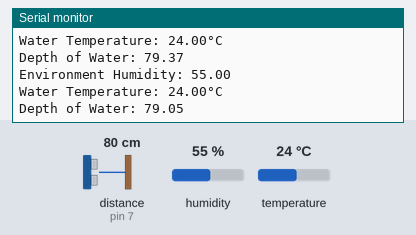
This sketch was run on a simulated Arduino Uno, built with avr-gcc and run on an emulated ATmega328P. Parts: the last lines printed to the serial monitor. Wiring (inferred from the names in the program): ultrasonic range finder: trigger pin 10; echo pin 7. The inputs (shaded band) are chosen by the test bench; at power-on: distance to the obstacle (sensor on pin 7) 80 cm, humidity 55 %, temperature 24 °C. The echo pulse lasts 58.3 µs per cm.

Above: at 6.8 s.
6.9 s: distance to the obstacle (sensor on pin 7) set to 2 cm
At 10.5 s:
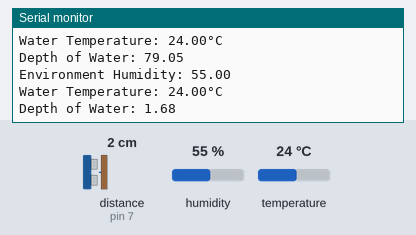
11.4 s: humidity set to 22 %
At 13.0 s:
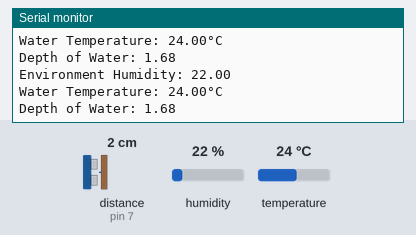
15.9 s: temperature set to 12 °C
At 19.3 s:
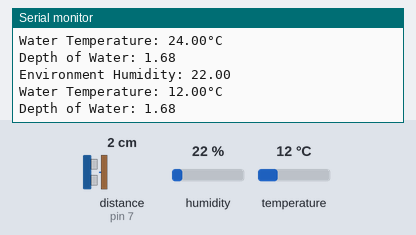
20.4 s: distance to the obstacle (sensor on pin 7) set to 4 cm
At 21.9 s:
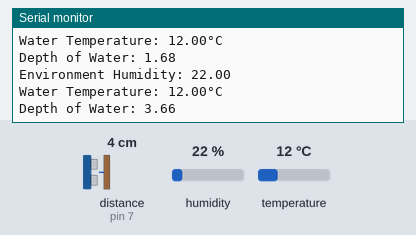
24.9 s: humidity set to 40 %
At 28.2 s:
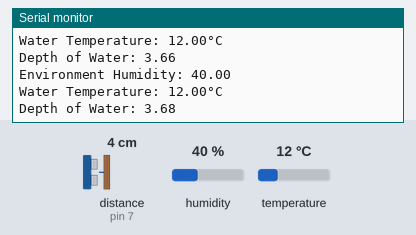
Timing chart, 0 to 29.7 s (numbered marks = the images above; inputs shaded):
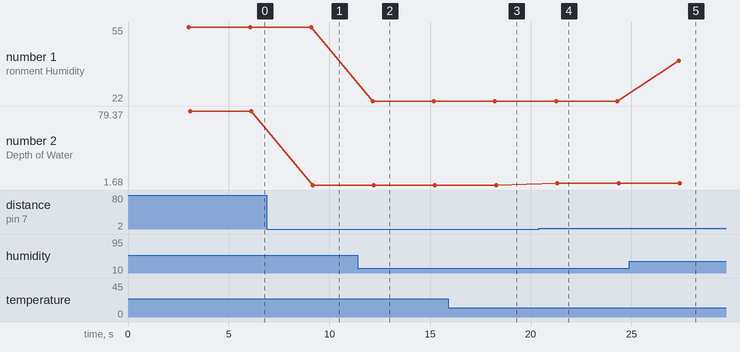

Measured:
- after the input at 6.9 s, the serial monitor: prints a new line after 2.3 s (image 1)
- after the input at 11.4 s, the serial monitor: prints a new line after 0.75 s (image 2)
- after the input at 15.9 s, the serial monitor: prints a new line after 2.4 s (image 3)
- after the input at 20.4 s, the serial monitor: prints a new line after 0.93 s (image 4)
- after the input at 24.9 s, the serial monitor: prints a new line after 2.4 s (image 5)
- plotted number 1: 55 → 22 after the input at 11.4 s, 22 → 40 after the input at 24.9 s
- plotted number 2: 79.05 → 1.68 after the input at 6.9 s, 1.68 → 3.66 after the input at 20.4 s, 3.66 → 3.68 after the input at 24.9 s

The sketch:

Swimmers_Guide.ino
```cpp
#include "DHT.h"
#define DHTPIN 2     // Digital pin connected to the DHT sensor
#define DHTTYPE DHT11   // DHT 11


int trig = 10; //Trigger pin
int echo =7;  // Echo Pin
float distances;
int duration;

DHT dht(DHTPIN, DHTTYPE);

void setup() {
  Serial.begin(9600);
pinMode(trig, OUTPUT);
pinMode(echo, INPUT);
  dht.begin();
}

void loop() {
  // Wait a few seconds between measurements.
  delay(3000);

  float h = dht.readHumidity();
  // Read temperature as Celsius (the default)
  float t = dht.readTemperature();

  Serial.print(F("Environment Humidity: "));
  Serial.println(h);
  Serial.print(F("Water Temperature: "));
  Serial.print(t);
  Serial.println(F("°C "));

  digitalWrite(trig, LOW);
delayMicroseconds(20);
digitalWrite(trig, HIGH);
delayMicroseconds(100);
digitalWrite(trig, LOW);

duration = pulseIn(echo, HIGH);
distances = abs((duration / 29.387)/2);

  Serial.print(F("Depth of Water: "));
Serial.println(distances);

}
```
